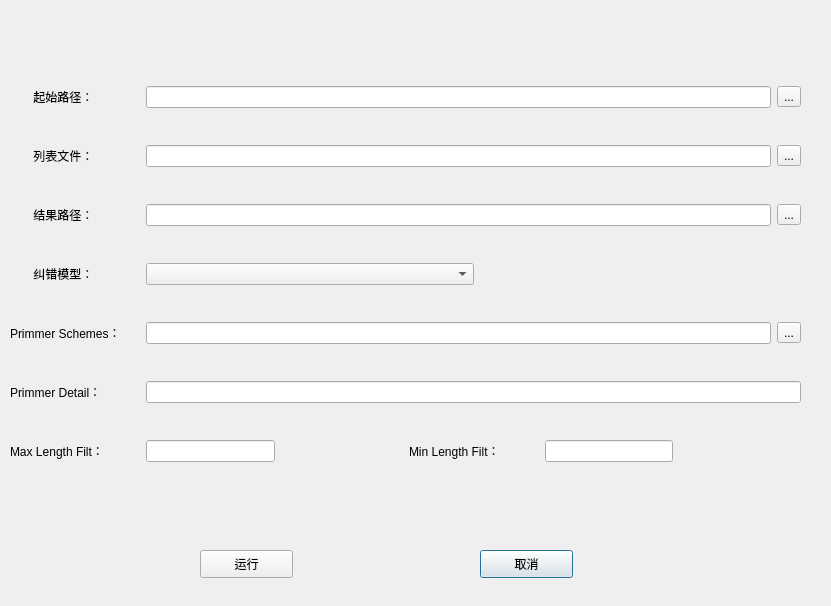
<?xml version="1.0" encoding="UTF-8"?>
<ui version="4.0">
 <class>Dialog</class>
 <widget class="QDialog" name="Dialog">
  <property name="geometry">
   <rect>
    <x>0</x>
    <y>0</y>
    <width>831</width>
    <height>606</height>
   </rect>
  </property>
  <property name="windowTitle">
   <string>Dialog</string>
  </property>
  <widget class="QWidget" name="">
   <property name="geometry">
    <rect>
     <x>10</x>
     <y>55</y>
     <width>791</width>
     <height>441</height>
    </rect>
   </property>
   <layout class="QVBoxLayout" name="verticalLayout">
    <item>
     <layout class="QHBoxLayout" name="horizontalLayout">
      <item>
       <widget class="QLabel" name="ori_label">
        <property name="sizePolicy">
         <sizepolicy hsizetype="Fixed" vsizetype="Preferred">
          <horstretch>0</horstretch>
          <verstretch>0</verstretch>
         </sizepolicy>
        </property>
        <property name="minimumSize">
         <size>
          <width>130</width>
          <height>0</height>
         </size>
        </property>
        <property name="maximumSize">
         <size>
          <width>0</width>
          <height>16777215</height>
         </size>
        </property>
        <property name="text">
         <string>       起始路径：</string>
        </property>
       </widget>
      </item>
      <item>
       <widget class="QLineEdit" name="ori_LE"/>
      </item>
      <item>
       <widget class="QToolButton" name="ori_tbtn">
        <property name="text">
         <string>...</string>
        </property>
       </widget>
      </item>
     </layout>
    </item>
    <item>
     <layout class="QHBoxLayout" name="horizontalLayout_2">
      <item>
       <widget class="QLabel" name="list_label">
        <property name="sizePolicy">
         <sizepolicy hsizetype="Fixed" vsizetype="Preferred">
          <horstretch>0</horstretch>
          <verstretch>0</verstretch>
         </sizepolicy>
        </property>
        <property name="minimumSize">
         <size>
          <width>130</width>
          <height>0</height>
         </size>
        </property>
        <property name="maximumSize">
         <size>
          <width>0</width>
          <height>16777215</height>
         </size>
        </property>
        <property name="text">
         <string>       列表文件：</string>
        </property>
       </widget>
      </item>
      <item>
       <widget class="QLineEdit" name="list_LE"/>
      </item>
      <item>
       <widget class="QToolButton" name="list_tbtn">
        <property name="text">
         <string>...</string>
        </property>
       </widget>
      </item>
     </layout>
    </item>
    <item>
     <layout class="QHBoxLayout" name="horizontalLayout_3">
      <item>
       <widget class="QLabel" name="result_label">
        <property name="sizePolicy">
         <sizepolicy hsizetype="Fixed" vsizetype="Preferred">
          <horstretch>0</horstretch>
          <verstretch>0</verstretch>
         </sizepolicy>
        </property>
        <property name="minimumSize">
         <size>
          <width>130</width>
          <height>0</height>
         </size>
        </property>
        <property name="maximumSize">
         <size>
          <width>0</width>
          <height>16777215</height>
         </size>
        </property>
        <property name="text">
         <string>       结果路径：</string>
        </property>
       </widget>
      </item>
      <item>
       <widget class="QLineEdit" name="result_LE"/>
      </item>
      <item>
       <widget class="QToolButton" name="result_tbtn">
        <property name="text">
         <string>...</string>
        </property>
       </widget>
      </item>
     </layout>
    </item>
    <item>
     <layout class="QHBoxLayout" name="horizontalLayout_4">
      <item>
       <widget class="QLabel" name="model_lb">
        <property name="sizePolicy">
         <sizepolicy hsizetype="Fixed" vsizetype="Preferred">
          <horstretch>0</horstretch>
          <verstretch>0</verstretch>
         </sizepolicy>
        </property>
        <property name="minimumSize">
         <size>
          <width>130</width>
          <height>0</height>
         </size>
        </property>
        <property name="maximumSize">
         <size>
          <width>0</width>
          <height>16777215</height>
         </size>
        </property>
        <property name="text">
         <string>       纠错模型：</string>
        </property>
       </widget>
      </item>
      <item>
       <widget class="QComboBox" name="model_box">
        <property name="sizePolicy">
         <sizepolicy hsizetype="Expanding" vsizetype="Fixed">
          <horstretch>0</horstretch>
          <verstretch>0</verstretch>
         </sizepolicy>
        </property>
       </widget>
      </item>
      <item>
       <spacer name="horizontalSpacer">
        <property name="orientation">
         <enum>Qt::Horizontal</enum>
        </property>
        <property name="sizeType">
         <enum>QSizePolicy::Expanding</enum>
        </property>
        <property name="sizeHint" stdset="0">
         <size>
          <width>40</width>
          <height>20</height>
         </size>
        </property>
       </spacer>
      </item>
     </layout>
    </item>
    <item>
     <layout class="QHBoxLayout" name="horizontalLayout_5">
      <item>
       <widget class="QLabel" name="schemes_LB">
        <property name="sizePolicy">
         <sizepolicy hsizetype="Fixed" vsizetype="Preferred">
          <horstretch>0</horstretch>
          <verstretch>0</verstretch>
         </sizepolicy>
        </property>
        <property name="minimumSize">
         <size>
          <width>130</width>
          <height>0</height>
         </size>
        </property>
        <property name="maximumSize">
         <size>
          <width>0</width>
          <height>16777215</height>
         </size>
        </property>
        <property name="text">
         <string>Primmer Schemes：</string>
        </property>
       </widget>
      </item>
      <item>
       <widget class="QLineEdit" name="schemes_LE"/>
      </item>
      <item>
       <widget class="QToolButton" name="schemes_tbtn">
        <property name="text">
         <string>...</string>
        </property>
       </widget>
      </item>
     </layout>
    </item>
    <item>
     <layout class="QHBoxLayout" name="horizontalLayout_6">
      <item>
       <widget class="QLabel" name="detail_LB">
        <property name="sizePolicy">
         <sizepolicy hsizetype="Fixed" vsizetype="Preferred">
          <horstretch>0</horstretch>
          <verstretch>0</verstretch>
         </sizepolicy>
        </property>
        <property name="minimumSize">
         <size>
          <width>130</width>
          <height>0</height>
         </size>
        </property>
        <property name="text">
         <string>Primmer Detail：</string>
        </property>
       </widget>
      </item>
      <item>
       <widget class="QLineEdit" name="detail_LE">
        <property name="text">
         <string/>
        </property>
       </widget>
      </item>
     </layout>
    </item>
    <item>
     <layout class="QHBoxLayout" name="horizontalLayout_9">
      <item>
       <layout class="QHBoxLayout" name="horizontalLayout_7">
        <item>
         <widget class="QLabel" name="max_LB">
          <property name="sizePolicy">
           <sizepolicy hsizetype="Fixed" vsizetype="Preferred">
            <horstretch>0</horstretch>
            <verstretch>0</verstretch>
           </sizepolicy>
          </property>
          <property name="minimumSize">
           <size>
            <width>130</width>
            <height>0</height>
           </size>
          </property>
          <property name="maximumSize">
           <size>
            <width>0</width>
            <height>16777215</height>
           </size>
          </property>
          <property name="text">
           <string>Max Length Filt：</string>
          </property>
         </widget>
        </item>
        <item>
         <widget class="QLineEdit" name="max_LE">
          <property name="text">
           <string/>
          </property>
         </widget>
        </item>
        <item>
         <spacer name="horizontalSpacer_2">
          <property name="orientation">
           <enum>Qt::Horizontal</enum>
          </property>
          <property name="sizeHint" stdset="0">
           <size>
            <width>40</width>
            <height>20</height>
           </size>
          </property>
         </spacer>
        </item>
       </layout>
      </item>
      <item>
       <layout class="QHBoxLayout" name="horizontalLayout_8">
        <item>
         <widget class="QLabel" name="min_LB">
          <property name="sizePolicy">
           <sizepolicy hsizetype="Fixed" vsizetype="Preferred">
            <horstretch>0</horstretch>
            <verstretch>0</verstretch>
           </sizepolicy>
          </property>
          <property name="minimumSize">
           <size>
            <width>130</width>
            <height>0</height>
           </size>
          </property>
          <property name="text">
           <string>Min Length Filt：</string>
          </property>
         </widget>
        </item>
        <item>
         <widget class="QLineEdit" name="min_LE">
          <property name="text">
           <string/>
          </property>
         </widget>
        </item>
        <item>
         <spacer name="horizontalSpacer_3">
          <property name="orientation">
           <enum>Qt::Horizontal</enum>
          </property>
          <property name="sizeHint" stdset="0">
           <size>
            <width>40</width>
            <height>20</height>
           </size>
          </property>
         </spacer>
        </item>
       </layout>
      </item>
     </layout>
    </item>
   </layout>
  </widget>
  <widget class="QPushButton" name="cancel_btn">
   <property name="geometry">
    <rect>
     <x>480</x>
     <y>550</y>
     <width>93</width>
     <height>28</height>
    </rect>
   </property>
   <property name="text">
    <string>取消</string>
   </property>
  </widget>
  <widget class="QPushButton" name="run_btn">
   <property name="geometry">
    <rect>
     <x>200</x>
     <y>550</y>
     <width>93</width>
     <height>28</height>
    </rect>
   </property>
   <property name="text">
    <string>运行</string>
   </property>
  </widget>
 </widget>
 <resources/>
 <connections/>
</ui>
